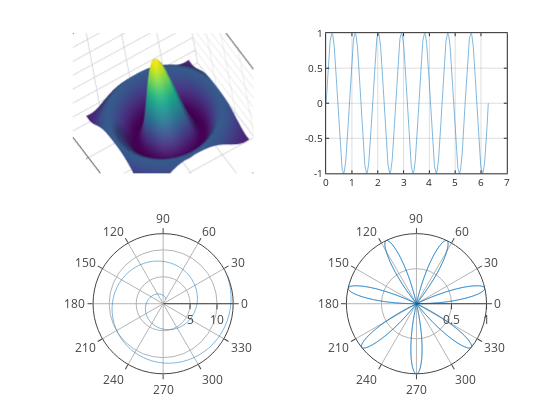

Notebook code for this chart:
### Markdown cell above
## Advanced plots using [Plotly](https://github.com/plotly/plotly.js), with zoom, cursors, and hover tooltips (experimental)

### Code cell
graphics_toolkit("plotly")

a = [1:0.1:13];
theta = linspace (0,2*pi,1000);
rho = sin (7*theta);

subplot(2,2,1);
sombrero()
grid on;
box on;

subplot(2,2,2);
plot(theta, rho);
grid on;
box on;

subplot(2,2,3);
polar(a,a)
grid on;
box on;

subplot(2,2,4);
polar(theta, rho);
grid on;
box on;

### Figure 1 — Plotly figure (JSON) as saved in the notebook; plotly's stock layout.template omitted (floating-point values rounded to 4 significant figures; data arrays with more than 128 entries replaced by an {"elided": "..."} marker saying what was removed)
{"data": [{"autocolorscale": "false", "cauto": "false", "cmax": 1, "cmin": -0.2172, "colorscale": [[0, "rgb(68,1,84)"], [0.01587, "rgb(69,6,90)"], [0.03175, "rgb(70,12,95)"], [0.04762, "rgb(71,18,101)"], [0.06349, "rgb(72,24,106)"], [0.07937, "rgb(72,29,111)"], [0.09524, "rgb(72,35,115)"], [0.1111, "rgb(71,40,119)"], [0.127, "rgb(71,45,123)"], [0.1429, "rgb(70,50,126)"], [0.1587, "rgb(68,55,129)"], [0.1746, "rgb(67,60,132)"], [0.1905, "rgb(65,64,134)"], [0.2063, "rgb(64,69,135)"], [0.2222, "rgb(62,74,137)"], [0.2381, "rgb(60,78,138)"], [0.254, "rgb(58,83,139)"], [0.2698, "rgb(56,87,140)"], [0.2857, "rgb(54,91,140)"], [0.3016, "rgb(52,95,141)"], [0.3175, "rgb(50,99,141)"], [0.3333, "rgb(48,103,141)"], [0.3492, "rgb(46,107,142)"], [0.3651, "rgb(45,111,142)"], [0.381, "rgb(43,115,142)"], [0.3968, "rgb(42,119,142)"], [0.4127, "rgb(40,123,142)"], [0.4286, "rgb(39,127,142)"], [0.4444, "rgb(37,130,142)"], [0.4603, "rgb(36,134,141)"], [0.4762, "rgb(34,138,141)"], [0.4921, "rgb(33,142,140)"], [0.5079, "rgb(32,146,140)"], [0.5238, "rgb(31,149,139)"], [0.5397, "rgb(30,153,138)"], [0.5556, "rgb(30,157,136)"], [0.5714, "rgb(31,161,135)"], [0.5873, "rgb(32,164,133)"], [0.6032, "rgb(34,168,131)"], [0.619, "rgb(38,172,129)"], [0.6349, "rgb(42,176,126)"], [0.6508, "rgb(47,179,123)"], [0.6667, "rgb(53,183,120)"], [0.6825, "rgb(59,186,117)"], [0.6984, "rgb(66,190,113)"], [0.7143, "rgb(73,193,109)"], [0.7302, "rgb(81,196,104)"], [0.746, "rgb(90,199,99)"], [0.7619, "rgb(99,202,94)"], [0.7778, "rgb(108,205,89)"], [0.7937, "rgb(117,208,83)"], [0.8095, "rgb(127,210,77)"], [0.8254, "rgb(137,213,71)"], [0.8413, "rgb(148,215,64)"], [0.8571, "rgb(158,217,57)"], [0.873, "rgb(169,219,50)"], [0.8889, "rgb(180,221,43)"], [0.9048, "rgb(190,223,36)"], [0.9206, "rgb(201,224,30)"], [0.9365, "rgb(212,225,26)"], [0.9524, "rgb(223,227,24)"], [0.9683, "rgb(233,228,25)"], [0.9841, "rgb(243,229,30)"], [1, "rgb(253,231,36)"]], "contours": {"x": {"highlight": true, "highlightcolor": "rgb(0, 0, 0)", "highlightwidth": 1, "show": false}, "y": {"highlight": true, "highlightcolor": "rgb(0, 0, 0)", "highlightwidth": 1, "show": false}, "z": {"highlight": true, "highlightcolor": "rgb(0, 0, 0)", "highlightwidth": 1, "show": false}}, "name": "", "scene": "scene", "showlegend": false, "showscale": false, "surfacecolor": {"elided": "41x41 float values"}, "type": "surface", "visibility": true, "x": [-8, -7.6, -7.2, -6.8, -6.4, -6, -5.6, -5.2, -4.8, -4.4, -4, -3.6, -3.2, -2.8, -2.4, -2, -1.6, -1.2, -0.8, -0.4, 0, 0.4, 0.8, 1.2, 1.6, 2, 2.4, 2.8, 3.2, 3.6, 4, 4.4, 4.8, 5.2, 5.6, 6, 6.4, 6.8, 7.2, 7.6, 8], "y": [-8, -7.6, -7.2, -6.8, -6.4, -6, -5.6, -5.2, -4.8, -4.4, -4, -3.6, -3.2, -2.8, -2.4, -2, -1.6, -1.2, -0.8, -0.4, 0, 0.4, 0.8, 1.2, 1.6, 2, 2.4, 2.8, 3.2, 3.6, 4, 4.4, 4.8, 5.2, 5.6, 6, 6.4, 6.8, 7.2, 7.6, 8], "z": {"elided": "41x41 float values"}}, {"line": {"color": "rgb(0,113,188)", "dash": "solid", "width": 0.5}, "marker": {"color": "rgb(0,113,188)", "line": {"color": "rgb(0,113,188)"}, "size": 6, "symbol": "none"}, "mode": "lines", "name": "", "showlegend": false, "type": "scatter", "visibility": true, "x": {"elided": "1000 float values"}, "xaxis": "x", "y": {"elided": "1000 float values"}, "yaxis": "y"}, {"line": {"color": "rgb(0,113,188)", "dash": "solid", "width": 0.5}, "marker": {"color": "rgb(0,113,188)", "line": {"color": "rgb(0,113,188)"}, "size": 6, "symbol": "none"}, "mode": "lines", "name": "", "r": [1, 1.1, 1.2, 1.3, 1.4, 1.5, 1.6, 1.7, 1.8, 1.9, 2, 2.1, 2.2, 2.3, 2.4, 2.5, 2.6, 2.7, 2.8, 2.9, 3, 3.1, 3.2, 3.3, 3.4, 3.5, 3.6, 3.7, 3.8, 3.9, 4, 4.1, 4.2, 4.3, 4.4, 4.5, 4.6, 4.7, 4.8, 4.9, 5, 5.1, 5.2, 5.3, 5.4, 5.5, 5.6, 5.7, 5.8, 5.9, 6, 6.1, 6.2, 6.3, 6.4, 6.5, 6.6, 6.7, 6.8, 6.9, 7, 7.1, 7.2, 7.3, 7.4, 7.5, 7.6, 7.7, 7.8, 7.9, 8, 8.1, 8.2, 8.3, 8.4, 8.5, 8.6, 8.7, 8.8, 8.9, 9, 9.1, 9.2, 9.3, 9.4, 9.5, 9.6, 9.7, 9.8, 9.9, 10.0, 10.1, 10.2, 10.3, 10.4, 10.5, 10.6, 10.7, 10.8, 10.9, 11.0, 11.1, 11.2, 11.3, 11.4, 11.5, 11.6, 11.7, 11.8, 11.9, 12, 12.1, 12.2, 12.3, 12.4, 12.5, 12.6, 12.7, 12.8, 12.9, 13], "showlegend": false, "subplot": "polar", "theta": [1, 1.1, 1.2, 1.3, 1.4, 1.5, 1.6, 1.7, 1.8, 1.9, 2, 2.1, 2.2, 2.3, 2.4, 2.5, 2.6, 2.7, 2.8, 2.9, 3, 3.1, -3.083, -2.983, -2.883, -2.783, -2.683, -2.583, -2.483, -2.383, -2.283, -2.183, -2.083, -1.983, -1.883, -1.783, -1.683, -1.583, -1.483, -1.383, -1.283, -1.183, -1.083, -0.9832, -0.8832, -0.7832, -0.6832, -0.5832, -0.4832, -0.3832, -0.2832, -0.1832, -0.08319, 0.01681, 0.1168, 0.2168, 0.3168, 0.4168, 0.5168, 0.6168, 0.7168, 0.8168, 0.9168, 1.017, 1.117, 1.217, 1.317, 1.417, 1.517, 1.617, 1.717, 1.817, 1.917, 2.017, 2.117, 2.217, 2.317, 2.417, 2.517, 2.617, 2.717, 2.817, 2.917, 3.017, 3.117, -3.066, -2.966, -2.866, -2.766, -2.666, -2.566, -2.466, -2.366, -2.266, -2.166, -2.066, -1.966, -1.866, -1.766, -1.666, -1.566, -1.466, -1.366, -1.266, -1.166, -1.066, -0.9664, -0.8664, -0.7664, -0.6664, -0.5664, -0.4664, -0.3664, -0.2664, -0.1664, -0.06637, 0.03363, 0.1336, 0.2336, 0.3336, 0.4336], "thetaunit": "radians", "type": "scatterpolar", "visibility": true}, {"line": {"color": "rgb(0,113,188)", "dash": "solid", "width": 0.5}, "marker": {"color": "rgb(0,113,188)", "line": {"color": "rgb(0,113,188)"}, "size": 6, "symbol": "none"}, "mode": "lines", "name": "", "r": {"elided": "1000 float values"}, "showlegend": false, "subplot": "polar2", "theta": {"elided": "1000 float values"}, "thetaunit": "radians", "type": "scatterpolar", "visibility": true}], "layout": {"dragmode": "zoom", "height": 420, "hovermode": "closest", "margin": {"b": 0, "l": 0, "r": 0, "t": 0}, "plot_bgcolor": "rgba(0, 0, 0, 0)", "polar": {"angularaxis": {"size": 10, "tickmode": "array", "tickvals": [0, 30, 60, 90, 120, 150, 180, 210, 240, 270, 300, 330], "type": "linear"}, "domain": {"x": [0.13, 0.4526], "y": [0.11, 0.4437]}, "radialaxis": {"autorange": true, "range": [0, 13], "size": 10, "tickmode": "array", "tickvals": [5, 10, 15], "type": "linear"}}, "polar2": {"angularaxis": {"size": 10, "tickmode": "array", "tickvals": [0, 30, 60, 90, 120, 150, 180, 210, 240, 270, 300, 330], "type": "linear"}, "domain": {"x": [0.5824, 0.905], "y": [0.11, 0.4437]}, "radialaxis": {"autorange": true, "range": [0, 1.0], "size": 10, "tickmode": "array", "tickvals": [0.5, 1], "type": "linear"}}, "scene": {"aspectmode": "manual", "aspectratio": {"x": 2.144, "y": 2.144, "z": 2.144}, "camera": {"center": {"x": 0, "y": -2.22e-16, "z": -2.22e-16}, "eye": {"x": 0.4871, "y": 1.2, "z": 1.735}, "projection": {"type": "orthographic"}, "up": {"x": -0.4659, "y": -0.6611, "z": 0.5881}}, "domain": {"x": [0.13, 0.4526], "y": [0.5873, 0.921]}, "dragmode": "orbit", "xaxis": {"autorange": false, "exponentformat": "none", "gridcolor": "", "gridwidth": 1.5, "linecolor": "rgb(38,38,38)", "linewidth": 1.5, "mirror": "ticks", "range": [10, -10], "showgrid": true, "showline": true, "side": "bottom", "spikedash": "solid", "spikemode": "across", "spikesides": false, "spikethickness": 1, "tickangle": 0, "tickcolor": "rgb(38,38,38)", "tickfont": {"color": "rgb(38,38,38)", "size": 10}, "ticklen": 3, "ticks": "outside", "ticktext": ["-10", "-5", "0", "5", "10"], "tickvals": [-10, -5, 0, 5, 10], "title": {"font": {"color": "rgb(0, 0, 0)", "size": 11}, "text": ""}, "type": "linear", "visible": true, "zeroline": false}, "yaxis": {"autorange": false, "exponentformat": "none", "gridcolor": "", "gridwidth": 1.5, "linecolor": "rgb(38,38,38)", "linewidth": 1.5, "mirror": "ticks", "range": [10, -10], "showgrid": true, "showline": true, "side": "left", "spikedash": "solid", "spikemode": "across", "spikesides": false, "spikethickness": 1, "tickangle": 0, "tickcolor": "rgb(38,38,38)", "tickfont": {"color": "rgb(38,38,38)", "size": 10}, "ticklen": 3, "ticks": "outside", "ticktext": ["-10", "-5", "0", "5", "10"], "tickvals": [-10, -5, 0, 5, 10], "title": {"font": {"color": "rgb(0, 0, 0)", "size": 11}, "text": ""}, "type": "linear", "visible": true, "zeroline": false}, "zaxis": {"autorange": false, "exponentformat": "none", "gridcolor": "", "gridwidth": 1.5, "linecolor": "rgb(38,38,38)", "linewidth": 1.5, "mirror": "ticks", "range": [-0.4, 1], "showgrid": true, "showline": true, "side": "none", "spikedash": "solid", "spikemode": "across", "spikesides": false, "spikethickness": 1, "tickangle": 0, "tickcolor": "rgb(38,38,38)", "tickfont": {"color": "rgb(38,38,38)", "size": 10}, "ticklen": 3, "ticks": "outside", "ticktext": ["-0.4", "-0.2", "0", "0.2", "0.4", "0.6", "0.8", "1"], "tickvals": [-0.4, -0.2, 0, 0.2, 0.4, 0.6, 0.8, 1], "title": {"font": {"color": "rgb(0, 0, 0)", "size": 11}, "text": ""}, "type": "linear", "visible": true, "zeroline": false}}, "showlegend": false, "width": 560, "xaxis": {"anchor": "y", "autorange": false, "domain": [0.5824, 0.905], "exponentformat": "none", "gridcolor": "rgba(38,38,38,0.15)", "gridwidth": 1, "linecolor": "rgb(38,38,38)", "linewidth": 1, "mirror": "ticks", "range": [0, 7], "showgrid": true, "showline": true, "side": "bottom", "spikedash": "solid", "spikemode": "across", "spikesides": false, "spikethickness": 1, "tickangle": 0, "tickcolor": "rgb(38,38,38)", "tickfont": {"color": "rgb(38,38,38)", "size": 10}, "ticklen": 3, "ticks": "inside", "ticktext": ["0", "1", "2", "3", "4", "5", "6", "7"], "tickvals": [0, 1, 2, 3, 4, 5, 6, 7], "title": {"font": {"color": "rgb(0, 0, 0)", "size": 11}, "text": ""}, "type": "linear", "visible": true, "zeroline": false}, "yaxis": {"anchor": "x", "autorange": false, "domain": [0.5873, 0.921], "exponentformat": "none", "gridcolor": "rgba(38,38,38,0.15)", "gridwidth": 1, "linecolor": "rgb(38,38,38)", "linewidth": 1, "mirror": "ticks", "range": [-1, 1], "showgrid": true, "showline": true, "side": "left", "spikedash": "solid", "spikemode": "across", "spikesides": false, "spikethickness": 1, "tickangle": 0, "tickcolor": "rgb(38,38,38)", "tickfont": {"color": "rgb(38,38,38)", "size": 10}, "ticklen": 3, "ticks": "inside", "ticktext": ["-1", "-0.5", "0", "0.5", "1"], "tickvals": [-1, -0.5, 0, 0.5, 1], "title": {"font": {"color": "rgb(0, 0, 0)", "size": 11}, "text": ""}, "type": "linear", "visible": true, "zeroline": false}}}
